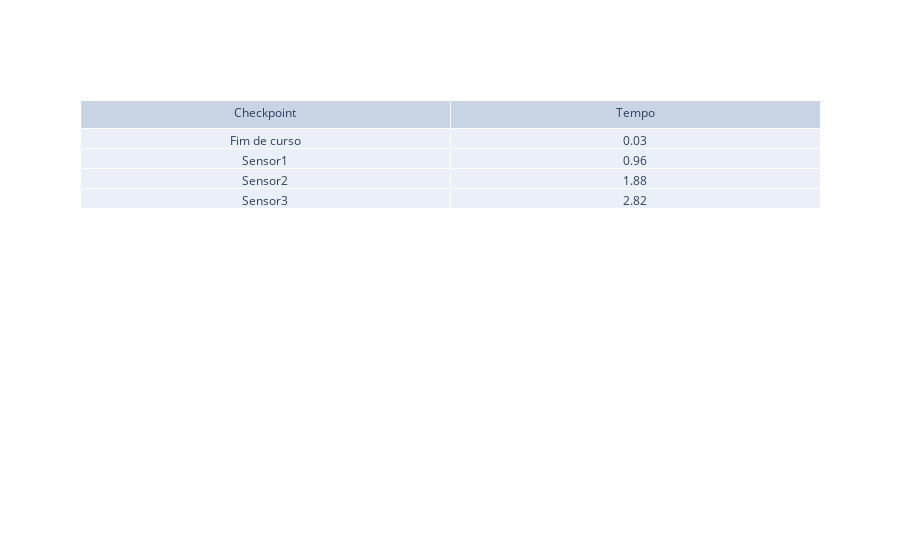
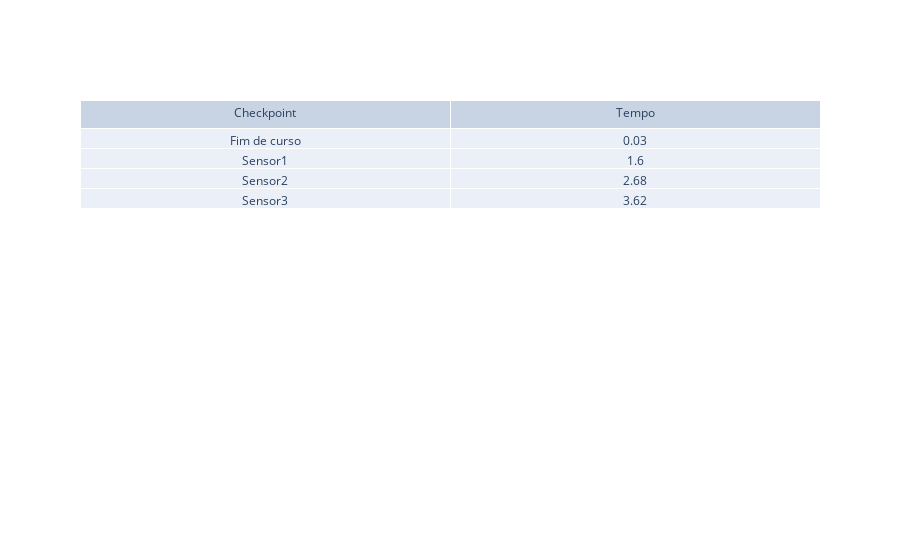

Notebook source saved alongside these figures, in order:
### Code cell
import pandas as pd
import matplotlib.pyplot as plt
import plotly.graph_objects as go
import plotly.express as px



# Carregando os dados do arquivo CSV da pista 1
tabela = pd.read_csv("https://docs.google.com/spreadsheets/d/e/2PACX-1vQ6kSZFFAFOmYCWc4oo2MgRmykG67g9W39rGsDJHnPdUCjXrVXRtN9Opt1JiViyXbBpmGqn3ACT3Noj/pub?gid=0&single=true&output=csv", sep=",")

distanciaSensores = [0, 2, 4.5, 7.5]

# Obtendo o último ciclo de tempo, velocidade e aceleração
linhasTabela = len(tabela) - 1
ultimoCicloTempo = tabela.loc[linhasTabela, ["tempoSensor1", "tempoSensor2", "tempoSensor3", "tempoSensor4"]]
ultimoCicloVelocidade = tabela.loc[linhasTabela, ["velocidadeSensor1", "velocidadeSensor2", "velocidadeSensor3", "velocidadeSensor4"]]
ultimoCicloAceleração = tabela.loc[linhasTabela, ["aceleracaoSensor1", "aceleracaoSensor2", "aceleracaoSensor3", "aceleracaoSensor4"]]

# Carregando os dados do arquivo CSV da pista 2
tabela2 = pd.read_csv("https://docs.google.com/spreadsheets/d/e/2PACX-1vQ6kSZFFAFOmYCWc4oo2MgRmykG67g9W39rGsDJHnPdUCjXrVXRtN9Opt1JiViyXbBpmGqn3ACT3Noj/pub?gid=0&single=true&output=csv", sep=",")

# Obtendo o último ciclo de tempo, velocidade e aceleração
linhasTabela2 = len(tabela2) - 4
ultimoCicloTempo2 = tabela.loc[linhasTabela2, ["tempoSensor1", "tempoSensor2", "tempoSensor3", "tempoSensor4"]]
ultimoCicloVelocidade2 = tabela.loc[linhasTabela2, ["velocidadeSensor1", "velocidadeSensor2", "velocidadeSensor3", "velocidadeSensor4"]]
ultimoCicloAceleração2 = tabela.loc[linhasTabela2, ["aceleracaoSensor1", "aceleracaoSensor2", "aceleracaoSensor3", "aceleracaoSensor4"]]


fig = go.Figure(data=[go.Table(header=dict(values=['Checkpoint','Tempo']),
                 cells=dict(values=[["Fim de curso", "Sensor1", "Sensor2", "Sensor3"],ultimoCicloTempo]))
                     ])
fig.show()
fig.write_image("tempo pista 1.png")

fig = go.Figure(data=[go.Table(header=dict(values=['Checkpoint','Tempo']),
                 cells=dict(values=[["Fim de curso", "Sensor1", "Sensor2", "Sensor3"],ultimoCicloTempo2]))
                     ])
fig.show()
fig.write_image("tempo pista 2.png")

# Criando um gráfico de linha para Distancia x Tempo do último ciclo da pista 1
plt.plot(ultimoCicloTempo, distanciaSensores, marker='o', linestyle='-')
plt.ylim(0,10)
plt.title("Distancia x tempo do último ciclo")
plt.xlabel("Tempo (s) ")
plt.ylabel("Distancia (m)")
plt.grid(True)  # Adiciona uma grade de fundo
plt.savefig('Grafico distancia pista 1.png', format='png')
plt.show()

# Criando um gráfico de linha para Distancia x Tempo do último ciclo da pista 2
plt.plot(ultimoCicloTempo2, distanciaSensores, marker='o', linestyle='-')
plt.ylim(0,10)
plt.title("Distancia x tempo do último ciclo")
plt.xlabel("Tempo (s) ")
plt.ylabel("Distancia (m)")
plt.grid(True)  # Adiciona uma grade de fundo
plt.savefig('Grafico distancia pista 2.png', format='png')
plt.show()


# Criando um gráfico de linha para Velocidade x Tempo do último ciclo da pista 1
plt.plot(ultimoCicloTempo, ultimoCicloVelocidade, marker='o', linestyle='-')
plt.ylim(0,10)
plt.title("Velocidade x tempo do último ciclo")
plt.xlabel("Tempo (s) ")
plt.ylabel("Velocidade (m/s)")
plt.grid(True)  # Adiciona uma grade de fundo
plt.savefig('Grafico Velocidade pista 1.png', format='png')
plt.show()

# Criando um gráfico de linha para Velocidade x Tempo do último ciclo da pista 2
plt.plot(ultimoCicloTempo2, ultimoCicloVelocidade2, marker='o', linestyle='-')
plt.ylim(0,10)
plt.title("Velocidade x tempo do último ciclo")
plt.xlabel("Tempo (s) ")
plt.ylabel("Velocidade (m/s)")
plt.grid(True)  # Adiciona uma grade de fundo
plt.savefig('Grafico Velocidade pista 2.png', format='png')
plt.show()

# Criando um gráfico de linha para Aceleração x Tempo do último ciclo da pista 1
plt.plot(ultimoCicloTempo, ultimoCicloAceleração, marker='o', linestyle='-')
plt.ylim(0,10)
plt.title("Aceleração x tempo do último ciclo")
plt.xlabel("Tempo (s)")
plt.ylabel("Aceleração (m/2²)")
plt.grid(True)  # Adiciona uma grade de fundo
plt.savefig('Grafico aceleração pista 1.png', format='png')
plt.show()

# Criando um gráfico de linha para Aceleração x Tempo do último ciclo da pista 2
plt.plot(ultimoCicloTempo2, ultimoCicloAceleração2, marker='o', linestyle='-')
plt.ylim(0,10)
plt.title("Aceleração x tempo do último ciclo")
plt.xlabel("Tempo (s)")
plt.ylabel("Aceleração (m/2²)")
plt.grid(True)  # Adiciona uma grade de fundo
plt.savefig('Grafico aceleração pista 2.png', format='png')
plt.show()

### Figure 1 — Plotly figure (JSON) as saved in the notebook; plotly's stock layout.template omitted (floating-point values rounded to 4 significant figures)
{"data": [{"cells": {"values": [["Fim de curso", "Sensor1", "Sensor2", "Sensor3"], [0.03, 0.96, 1.88, 2.82]]}, "header": {"values": ["Checkpoint", "Tempo"]}, "type": "table"}], "layout": {}}

### Figure 2 — Plotly figure (JSON) as saved in the notebook; plotly's stock layout.template omitted (floating-point values rounded to 4 significant figures)
{"data": [{"cells": {"values": [["Fim de curso", "Sensor1", "Sensor2", "Sensor3"], [0.03, 1.6, 2.68, 3.62]]}, "header": {"values": ["Checkpoint", "Tempo"]}, "type": "table"}], "layout": {}}
